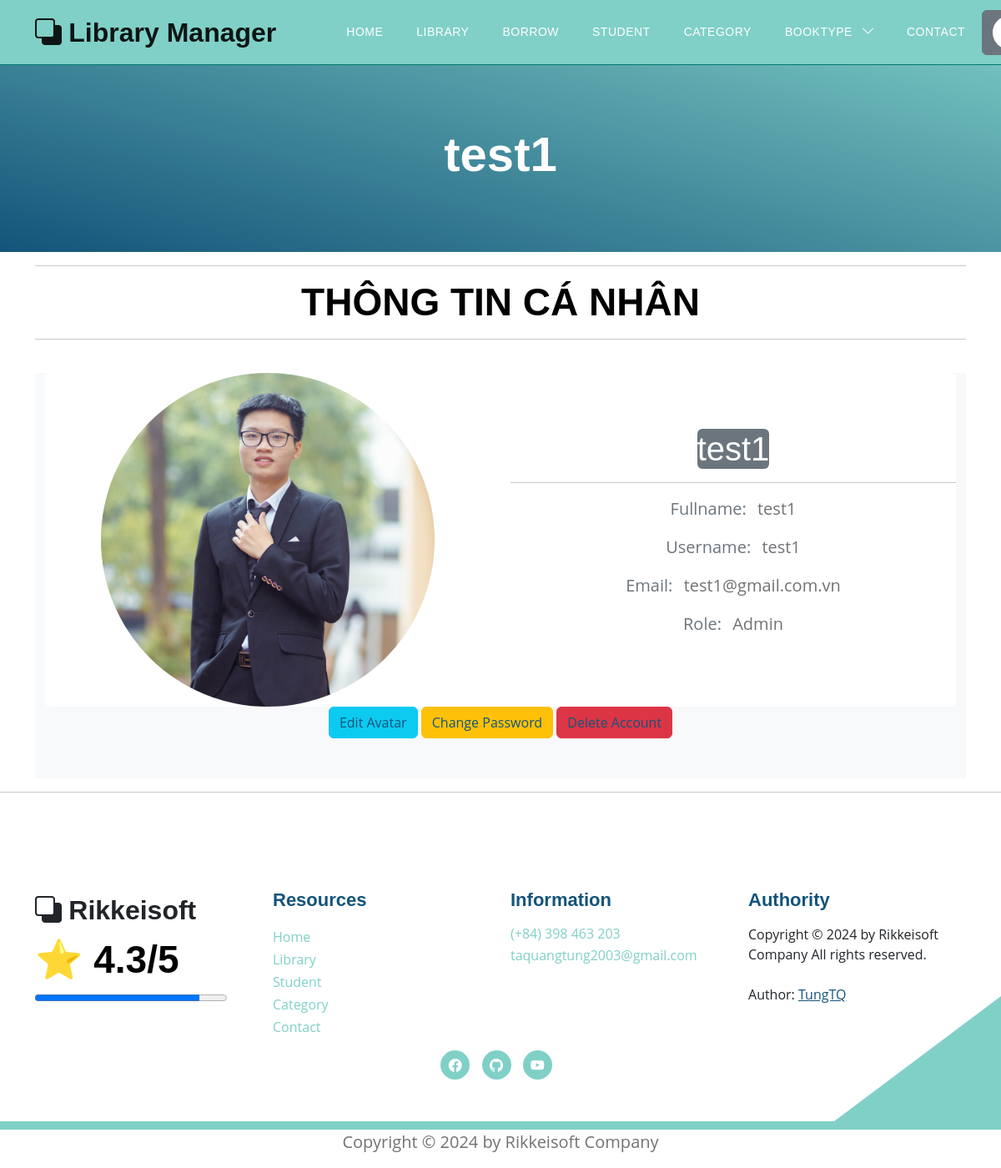
/profile (signed in), run on the app's committed database.
### models.py (models this page shows)
class User(Base):
    __tablename__ = 'users'
    username = Column(String(30), primary_key=True, unique=True, index=True)
    fullname = Column(String(100), index=True)
    email = Column(String(100), index=True)
    password = Column(String(100), index=True)
    role = Column(Integer, index=True)
    delete_flag = Column(Integer, index=True)
    avatar = Column(String(500), index=True, nullable=True)     # Trường thông tin avatar
    books = relationship("Book", back_populates="user")
    comments = relationship("CommentBook", back_populates="usercomment")
    join_requests = relationship('JoinAdmin', back_populates='user')

### routers/account.py (the view)
@router.get("/profile", response_class=HTMLResponse)
async def read_profile(request: Request, db: Session = Depends(models.get_db)):
    current_username = function.get_current_user(request)
    mean_star = function.get_mean_star(db)
    all_category2 = db.query(models.Category).filter(models.Category.delete_flag != 1).all()
    if current_username:
        user_logined = db.query(models.User).filter(models.User.username == current_username).first()
        get_fullname = user_logined.fullname
        get_email = user_logined.email
        get_role = user_logined.role
        return templates.TemplateResponse("accounts/profile.html", {
            "request": request,
            "current_username": current_username,
            "user": user_logined,
            "get_fullname": get_fullname,
            "get_email": get_email,
            "get_role": get_role,
            "mean_star": mean_star,
            "all_category2": all_category2})
    else:
        return templates.TemplateResponse("accounts/login.html", {"request": request,
                                                         "mean_star": mean_star,
                                                         "error": "You are not logged in."})

### templates/accounts/profile.html
{% extends "base.html" %}
{% block content %}
<section class="hero-section d-flex justify-content-center align-items-center" id="section_1"
    style="padding-bottom: 50px;">
    <div class="container">
        <div class="row">
            <div class="col-lg-8 col-12 mx-auto">
                <h1 class="text-white text-center"> {{current_username}} </h1>
                <br>
            </div>
        </div>
    </div>
</section>
<div class="container" style="text-align: center;">
    <hr>
    <h2 style="text-align: center;"> THÔNG TIN CÁ NHÂN </h2>
    <hr> <br>
    <section class="bg-light">
        <div class="container">
            <div class="row">
                <div class="col-lg-12 mb-4 mb-sm-5">
                    <div class="card card-style1 border-0">
                        <div class="card card-style1 border-0">
                            <div class="row align-items-center">
                                <div class="col-lg-6 mb-4 mb-lg-0">
                                    {% if user and user.avatar %}
                                        <img src="static/media/{{user.avatar}}" style="width: 400px; height: 400px; border-radius: 100%; object-fit: cover;">
                                    {% else %}
                                        <img src="static/images/default_avatar.png" style="width: 70%; height: 70%; border-radius: 100%;">
                                    {% endif %}
                                </div>
                                <div class="col-lg-6 px-xl-10">
                                    <div class="bg-secondary d-lg-inline-block py-1-9 px-1-9 px-sm-6 mb-1-9 rounded">
                                        <h1 class="h1 text-white mb-0"> {{current_username}} </h1>
                                    </div>
                                    <hr>
                                    <ul class="list-unstyled mb-1-9">
                                        <li class="mb-2 mb-xl-3 display-28"><span class="display-26 text-secondary me-2 font-weight-600">Fullname:</span> {{get_fullname}} </li>
                                        <li class="mb-2 mb-xl-3 display-28"><span class="display-26 text-secondary me-2 font-weight-600">Username:</span> {{current_username}} </li>
                                        <li class="mb-2 mb-xl-3 display-28"><span class="display-26 text-secondary me-2 font-weight-600">Email:</span> {{get_email}} </li>
                                        <li class="mb-2 mb-xl-3 display-28"><span class="display-26 text-secondary me-2 font-weight-600">Role:</span>
                                            {% if get_role == 1 %}
                                            Admin
                                            {% elif get_role == 2 %}
                                            SuperAdmin
                                            {% else %}
                                            User
                                            {% endif %}
                                        </li>
                                    </ul>
                                </div>
                            </div>
                        </div>
                    </div>
                    <button type="button" class="btn btn-info"><a href="/users/update_user"> Edit Avatar </a></button>
                    <button type="button" class="btn btn-warning"><a href="/change_password"> Change Password </a></button>
                    <button type="button" class="btn btn-danger"><a href="/users/delete_username"> Delete Account </a></button>
                </div>
            </div>
        </div>
    </section>
</div>
<hr>
{% endblock content %}

### static/css/templatemo-topic-listing.css (style rules this page uses)
:root { --white-color: #ffffff; --primary-color: #13547a; --secondary-color: #80d0c7; --section-bg-color: #f0f8ff; --custom-btn-bg-color: #80d0c7; --custom-btn-bg-hover-color: #13547a; --dark-color: #000000; --p-color: #717275; --border-color: #7fffd4; --link-hover-color: #13547a; --body-font-family: 'Open Sans', sans-serif; --title-font-family: 'Montserrat', sans-serif; --h1-font-size: 58px; --h2-font-size: 46px; --h3-font-size: 32px; --h4-font-size: 28px; --h5-font-size: 24px; --h6-font-size: 22px; --p-font-size: 20px; --menu-font-size: 14px; --btn-font-size: 18px; --copyright-font-size: 16px; --border-radius-large: 100px; --border-radius-medium: 20px; --border-radius-small: 10px; --font-weight-normal: 400; --font-weight-medium: 500; --font-weight-semibold: 600; --font-weight-bold: 700; }
body { background-color: var(--white-color); font-family: var(--body-font-family); }
h2, h3, h4, h5, h6 { color: var(--dark-color); }
h1, h2, h3, h4, h5, h6 { font-family: var(--title-font-family); font-weight: var(--font-weight-semibold); }
h1 { font-size: var(--h1-font-size); font-weight: var(--font-weight-bold); }
h2 { font-size: var(--h2-font-size); font-weight: var(--font-weight-bold); }
ul li { color: var(--p-color); font-size: var(--p-font-size); font-weight: var(--font-weight-normal); }
a, button { touch-action: manipulation; transition: all 0.3s; }
a { display: inline-block; color: var(--primary-color); text-decoration: none; }
.hero-section { background-image: linear-gradient(15deg, #13547a 0%, #80d0c7 100%); position: relative; overflow: hidden; padding-top: 150px; padding-bottom: 150px; }

### data on the page
User: avatar (picture), fullname "test1", email "test1@gmail.com.vn"

### other printed values
{{ current_username }} "test1"
{{ mean_star }} "4.3"
